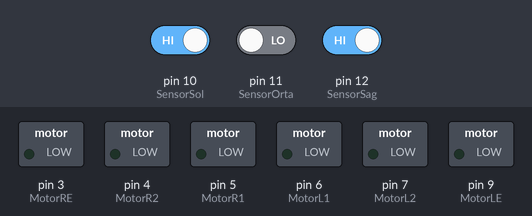
Simulated run of this sketch. Board: Arduino Uno, built with avr-gcc and run on an emulated ATmega328P. On the bench: switched loads named in the sketch (green lamp = pin HIGH). The test bench sets the inputs (shaded band); at power-on: pin 10 (SensorSol) HIGH, pin 11 (SensorOrta) LOW, pin 12 (SensorSag) HIGH.

Above: at 1.2 s.
1.3 s: pin 10 (SensorSol) driven LOW
At 1.7 s:
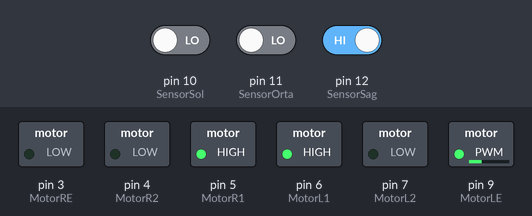
2.8 s: pin 11 (SensorOrta) driven HIGH
At 4.0 s:
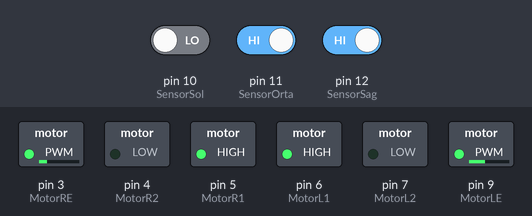
4.3 s: pin 10 (SensorSol) driven HIGH
At 5.2 s:
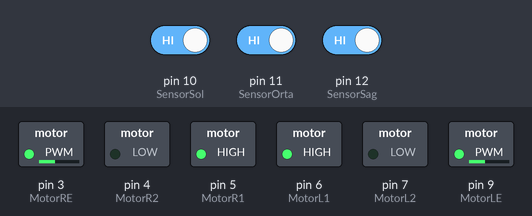
5.8 s: pin 12 (SensorSag) driven LOW
At 6.3 s:
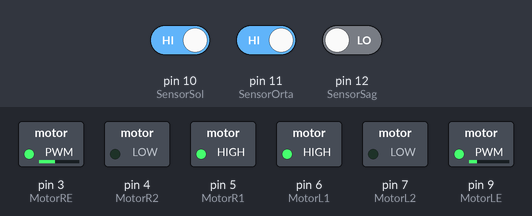
7.3 s: pin 11 (SensorOrta) driven LOW
At 8.6 s:
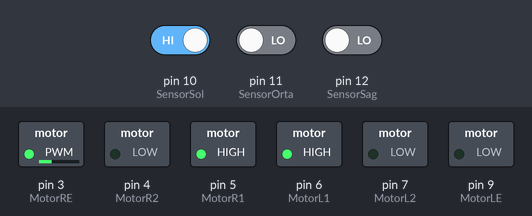
Timing chart, 0 to 9.8 s (numbered marks = the images above; inputs shaded):
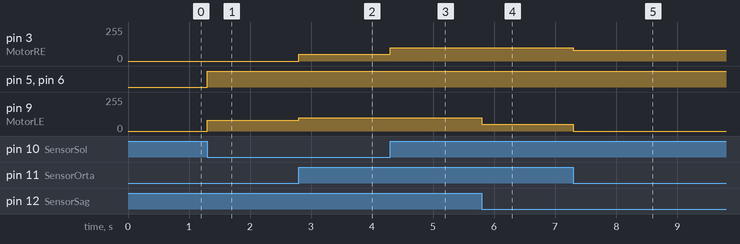

The sketch:

arduino.ino
```cpp
#define SensorSol 10
#define SensorOrta 11
#define SensorSag 12

#define MotorR1 5
#define MotorR2 4
#define MotorRE 3

#define MotorL1 6
#define MotorL2 7
#define MotorLE 9


void setup() {

  pinMode(SensorSol, INPUT);
  pinMode(SensorOrta, INPUT);
  pinMode(SensorSag, INPUT);

  pinMode(MotorR1, OUTPUT);
  pinMode(MotorR2, OUTPUT);

  pinMode(MotorL1, OUTPUT);
  pinMode(MotorL2, OUTPUT);


}

void loop() {

  if(digitalRead(SensorSol) == 0 && digitalRead(SensorOrta) == 1 && digitalRead(SensorSag) == 0){
  }

  if(digitalRead(SensorSol) == 0 && digitalRead(SensorOrta) == 0 && digitalRead(SensorSag) == 1){
    sag();
  }

  if(digitalRead(SensorSol) == 1 && digitalRead(SensorOrta) == 0 && digitalRead(SensorSag) == 0){
    sol();
  }
    if(digitalRead(SensorSol) == 1 && digitalRead(SensorOrta) == 1 && digitalRead(SensorSag) == 1){
    ileri();
    }

  if(digitalRead(SensorSol) == 1 && digitalRead(SensorOrta) == 1&& digitalRead(SensorSag) == 0){
    sol2();
  }
  if(digitalRead(SensorSol) == 0 && digitalRead(SensorOrta) == 1 && digitalRead(SensorSag) == 1){
    sag2();
  }


}


void ileri(){

  digitalWrite(MotorR1, HIGH);
  digitalWrite(MotorR2, LOW);
  analogWrite(MotorRE, 100);

  digitalWrite(MotorL1, HIGH);
  digitalWrite(MotorL2, LOW);
  analogWrite(MotorLE, 100);


}


void sag(){

  digitalWrite(MotorR1, HIGH);
  digitalWrite(MotorR2, LOW);
  analogWrite(MotorRE, 0);

  digitalWrite(MotorL1, HIGH);
  digitalWrite(MotorL2, LOW);
  analogWrite(MotorLE, 80);


}
void sag2(){

  digitalWrite(MotorR1, HIGH);
  digitalWrite(MotorR2, LOW);
  analogWrite(MotorRE, 50);

  digitalWrite(MotorL1, HIGH);
  digitalWrite(MotorL2, LOW);
  analogWrite(MotorLE, 100);


}

void sol(){

  digitalWrite(MotorR1, HIGH);
  digitalWrite(MotorR2, LOW);
  analogWrite(MotorRE, 80);

  digitalWrite(MotorL1, HIGH);
  digitalWrite(MotorL2, LOW);
  analogWrite(MotorLE, 0);

}
void sol2(){

  digitalWrite(MotorR1, HIGH);
  digitalWrite(MotorR2, LOW);
  analogWrite(MotorRE, 100);

  digitalWrite(MotorL1, HIGH);
  digitalWrite(MotorL2, LOW);
  analogWrite(MotorLE, 50);

}
```

c++project.cpp
```cpp
#include <stdio.h>

#include <stdlib.h>

char kare[10] = { 'o', '1', '2', '3', '4', '5', '6', '7', '8', '9' };   // Tahtanin sayilari tanýmlandi.

int program();
void sekil();

int main()
{
    int oyuncu = 1, i, secim;      // variable tanimalamalari yapildi.
    char yer;                           //Tahta'nin üzerinde ki fonksiyonlar tanimlandi.
    do
    {
        sekil(); // sekili cagirdik.
        oyuncu = (oyuncu % 2) ? 1 : 2; //Hangi oyuncu daha önce baslayacak. 1. Daha önce ayarlandi. (( Iki oyuncu arasinda oyuncular 1 veya 2) ( %isareti 2 oyuncu arasinda : isareti 1 veya 2 gibi)

        printf(" %d. Oyuncu, Sayi Giriniz.:  ", oyuncu);
        scanf("%d", &secim);

        yer = (oyuncu == 1)  ?'X' : 'O';   // 1. Oyuncu X'lemi baslasin O'la mý? Tanýmladik.   X'e ayarlandi.

        if (secim == 1 && kare[1] == '1')                  // 1.Kareyi tanimladik, Girilen sayi 1'se   1'e gitsin.
            kare[1] = yer;                                 // Do fonksiyonu icinde komutlari girdik. While gibi degildir. Illa bir kere calisir.

        else if (secim == 2 && kare[2] == '2')
            kare[2] = yer;

        else if (secim == 3 && kare[3] == '3')
            kare[3] = yer;

        else if (secim == 4 && kare[4] == '4')
            kare[4] = yer;

        else if (secim == 5 && kare[5] == '5')
            kare[5] = yer;

        else if (secim == 6 && kare[6] == '6')
            kare[6] = yer;

        else if (secim == 7 && kare[7] == '7')
            kare[7] = yer;

        else if (secim == 8 && kare[8] == '8')
            kare[8] = yer;

        else if (secim == 9 && kare[9] == '9')
            kare[9] = yer;

        else                                        //Ayni Yere Yazilan Sayilar Gecersiz Olarak Kabul Edildi.
        {
            printf("Gecersiz Hamle ");

            oyuncu--;      // Gecersiz Hamleden sonra bir geri gelmesi saglandi. Devam ederse oyun bozulur.

        }
        i = program();   //Main fonksiyonun icine program bölümünü ekledik.

        oyuncu++;           //sirayla oyuncu sayisi gelmesi icin ekledik.
    }

	while (i ==  - 1);       // Oyun devam ediyor       Program döngüsünde -1 olmasi aciklandi.
                              //While Fonksiyonu icinde kosullari girdik  (Kontrol Edip Öyle Calisir.)
    sekil(); // sekili cagirdik.

    if (i == 1)   // i=1 olmasi durumunda kazanan belli olur.(Program bölümünde niye 1 oldugu aciklandi.)
        printf("*** %d. Oyuncu Kazandi *** \n     *Iyi Oyundu* ", --oyuncu);
		           //Oyun Sonuclandi


	else

        printf("*** Oyun Berabere ***");


    return 0;         //Berabere olma durumu (Program bölümünde anlatildi.)
}
//	Main Fonk bitisi
int program()

{
    if (kare[1] == kare[2] && kare[2] == kare[3])             //         Kazanma Kodu Baslangic
        return 1;

    else if (kare[4] == kare[5] && kare[5] == kare[6])        //
        return 1;

    else if (kare[7] == kare[8] && kare[8] == kare[9])        //
        return 1;
                                                              //   Bu bölümde kazanmak icin gerekli hamleleri olusturduk.  3'ü birlikte x veya o olursa kazanan ortaya cikar.
    else if (kare[1] == kare[4] && kare[4] == kare[7])
        return 1;

    else if (kare[2] == kare[5] && kare[5] == kare[8])        //
        return 1;

    else if (kare[3] == kare[6] && kare[6] == kare[9])        //
        return 1;

    else if (kare[1] == kare[5] && kare[5] == kare[9])        //
        return 1;

    else if (kare[3] == kare[5] && kare[5] == kare[7])        // K. K.   Bitis
        return 1;

    else if (kare[1] != '1' && kare[2] != '2' && kare[3] != '3' &&              //Berabere olma durumlari 106'dan 109. satira kadar.
        kare[4] != '4' && kare[5] != '5' && kare[6] != '6' && kare[7]
        != '7' && kare[8] != '8' && kare[9] != '9')

        return 0;
    else                       //Oyun devam etsin.
        return  - 1;
}

void sekil()
{
    system("cls" );  //Ekrani temizler
    printf("   Huseyin and Tolga's Game\n\n");

    printf(" 1. Oyuncu (X)  - 2. Oyuncu(O)\n\n\n");
                                                                                    // Oyun TAHTASI

    printf("     |     |     \n");
    printf("  %c  |  %c  |  %c \n", kare[1], kare[2], kare[3]);                   // Gerekli Tanimlamalari Yaptik.

    printf("_____|_____|_____\n");
    printf("     |     |     \n");

    printf("  %c  |  %c  |  %c \n", kare[4], kare[5], kare[6]);

    printf("_____|_____|_____\n");
    printf("     |     |     \n");

    printf("  %c  |  %c  |  %c \n", kare[7], kare[8], kare[9]);

    printf("     |     |     \n\n");

}
```

Measured:
- after the input at 1.3 s, pin 5 (MotorR1), pin 6 (MotorL1): LOW → HIGH at once; pin 9 (MotorLE): 0/255 → 80/255 at once
- after the input at 2.8 s, pin 3 (MotorRE): 0/255 → 50/255 at once; pin 9 (MotorLE): 80/255 → 100/255 at once
- after the input at 4.3 s, pin 3 (MotorRE): 50/255 → 100/255 at once
- after the input at 5.8 s, pin 9 (MotorLE): 100/255 → 50/255 at once
- after the input at 7.3 s, pin 3 (MotorRE): 100/255 → 80/255 at once; pin 9 (MotorLE): 50/255 → 0/255 at once
